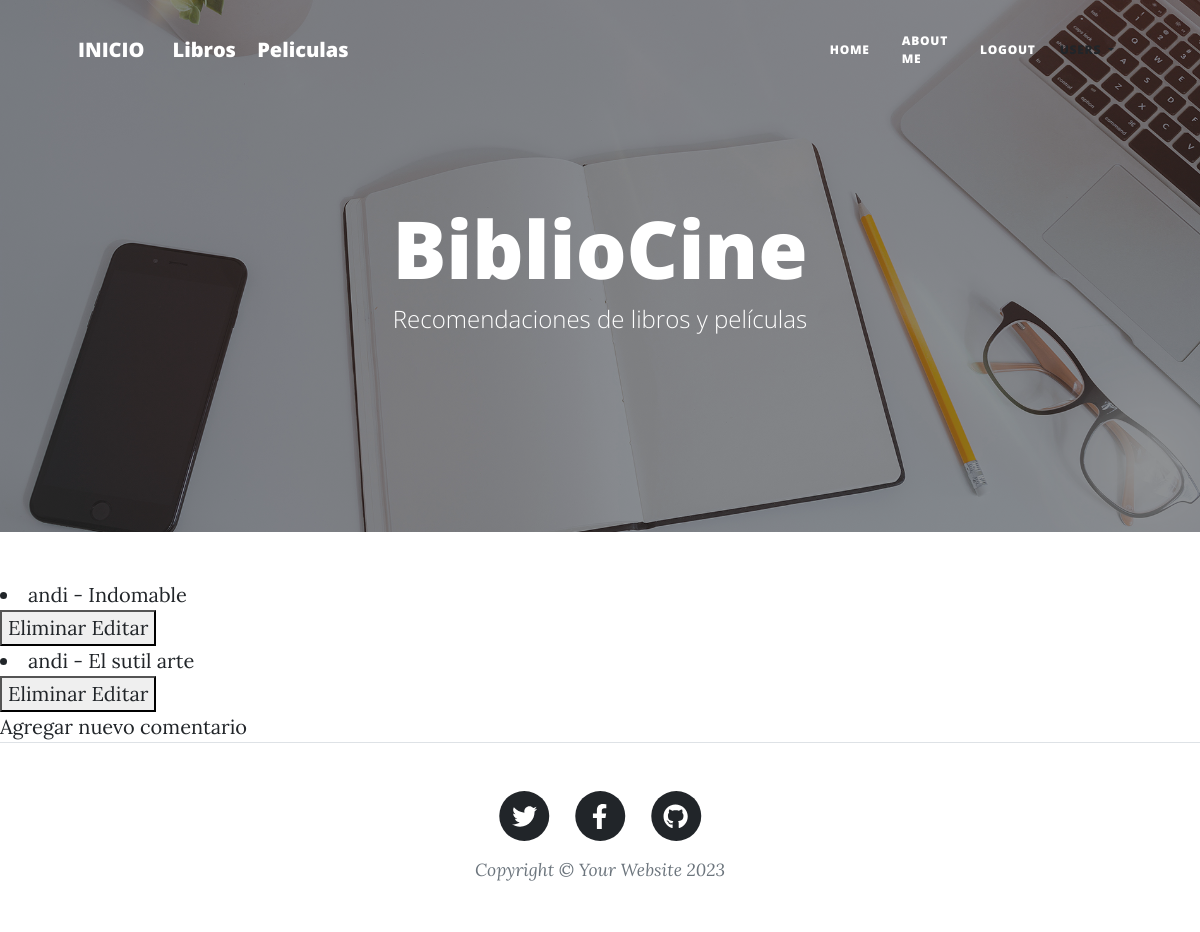
Screenshot of /AppBiblioCine/leerComentarioLibros/1 with the database file from the repository.
### AppBiblioCine/models.py (models this page shows)
class ComentarioLibro(models.Model):
    libro = models.ForeignKey(Libro, related_name='comentariosLibros', on_delete=models.CASCADE, null=True)
    nombre = models.ForeignKey(User,blank=False,null=True,on_delete=models.CASCADE, verbose_name="nombre")
    comentario = models.TextField(null=True, blank=True)
    fechaComentario = models.DateTimeField(auto_now_add=True)
    class Meta:
        ordering = ['-fechaComentario']
    def __str__(self):
        return '%s - %s' % (self.nombre, self.comentario)

### AppBiblioCine/views.py (the view)
# urls.py: path( 'leerComentarioLibros/<id>', views.leerComentarioLibros, name='LeerComentarioLibros'),
def leerComentarioLibros(request, id):
    comentarios = ComentarioLibro.objects.all()
    comentarios = ComentarioLibro.objects.filter(libro__id=id)
    contexto = {"comentarios":comentarios}
    print(comentarios)
    return render(request, "AppBiblioCine/leerComentariosLibros.html", contexto)

### templates/AppBiblioCine/leerComentariosLibros.html (shortened to what this page needs)
{% extends 'AppAdministracion/padre.html' %}
{% load static %}
{% block CAMBIOS %}
    <!DOCTYPE html>
    <html lang="en">
    <head>
    </head>
    <body>
        {% for c in comentarios %}
            <li>{{c}}</li>
            <button>
                <a href="{% url 'EliminarComentarioLibros' c.comentario %}">Eliminar</a>
                <a href="{% url 'EditarComentarioLibros' c.comentario %}">Editar</a>
            </button>
        {% endfor %}
        <br>
        <a href="{% url 'ComentarioLibros' %}">Agregar nuevo comentario</a>
    </body>
    </html>
{% endblock %}

### rows the page displays
ComentarioLibro: nombre+comentario "andi - Indomable"
ComentarioLibro: nombre+comentario "andi - El sutil arte"
